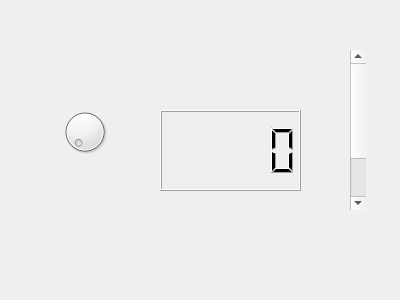
<?xml version="1.0" encoding="UTF-8"?>
<ui version="4.0">
 <class>Dialog</class>
 <widget class="QDialog" name="Dialog">
  <property name="geometry">
   <rect>
    <x>0</x>
    <y>0</y>
    <width>400</width>
    <height>300</height>
   </rect>
  </property>
  <property name="windowTitle">
   <string>Dialog</string>
  </property>
  <widget class="QLCDNumber" name="lcdNumber">
   <property name="geometry">
    <rect>
     <x>160</x>
     <y>110</y>
     <width>141</width>
     <height>81</height>
    </rect>
   </property>
  </widget>
  <widget class="QScrollBar" name="verticalScrollBar">
   <property name="geometry">
    <rect>
     <x>350</x>
     <y>50</y>
     <width>16</width>
     <height>160</height>
    </rect>
   </property>
   <property name="maximum">
    <number>4</number>
   </property>
   <property name="orientation">
    <enum>Qt::Vertical</enum>
   </property>
  </widget>
  <widget class="QDial" name="dial">
   <property name="geometry">
    <rect>
     <x>60</x>
     <y>100</y>
     <width>50</width>
     <height>64</height>
    </rect>
   </property>
   <property name="maximum">
    <number>4</number>
   </property>
  </widget>
 </widget>
 <layoutdefault spacing="6" margin="11"/>
 <resources/>
 <connections/>
</ui>
